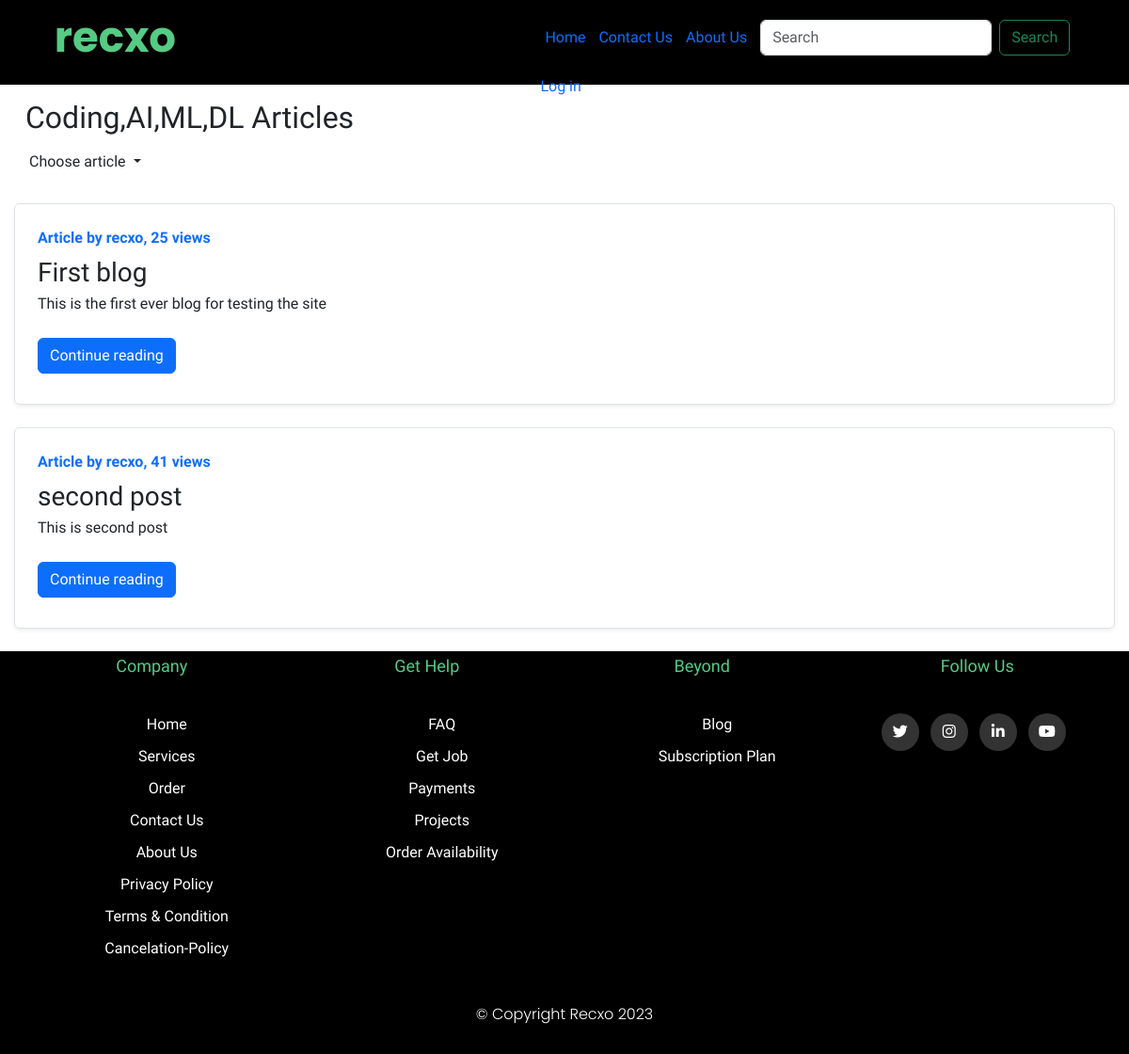
Page /blog/ on the earlier database version.
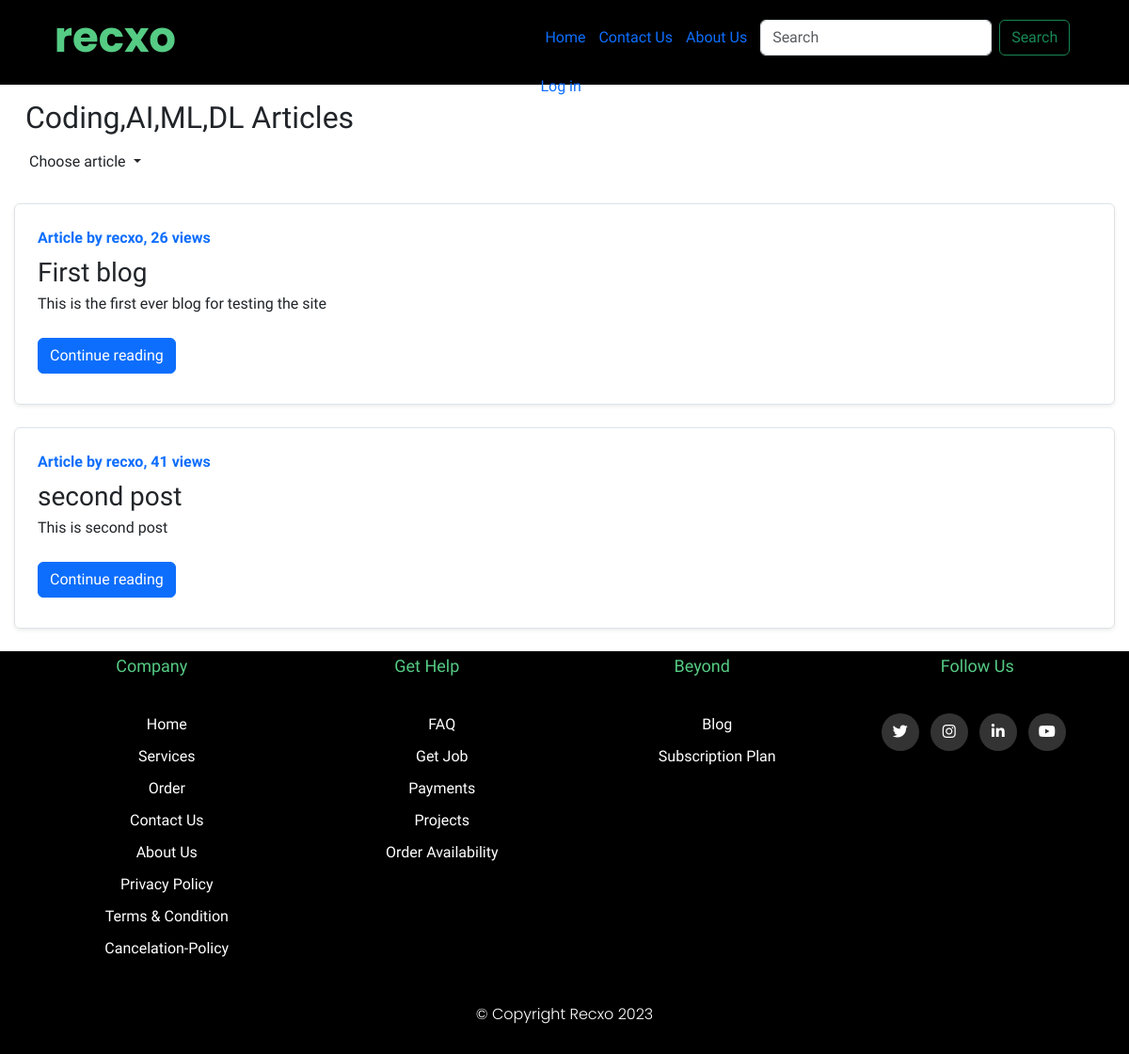
Same page on the later database version.
### Blog/models.py (models this page shows, shortened)
class Post(models.Model):
    sno = models.AutoField(primary_key=True)
    title = models.CharField(max_length=200)
    content = models.TextField()
    author = models.CharField(max_length=13)
    slug = models.CharField(max_length=130)
    views= models.IntegerField(default=0)
    timestamp = models.DateTimeField(blank=True)

### Blog/views.py (the view)
# urls.py: path('', views.blogHome,name='blogHome'),
def blogHome(request):
    allPosts = Post.objects.all()
    context = {'allPosts': allPosts}
    return render(request, 'blog/blogHome.html', context)

### templates/blog/blogHome.html (shortened to what this page needs)
{% extends 'blog_base.html' %} {% block title %} blog{% endblock title %}
{% block blogactive %}active{% endblock blogactive %} {% block body %}
<div class="container my-3">
  <span>
    <h2>Coding,AI,ML,DL Articles</h2>
  </span>
  <span>
    <ul class="navbar-nav ml-auto mx-1">
      <li class="nav-item dropdown ">
        <a class="nav-link dropdown-toggle" href="#" role="button" data-bs-toggle="dropdown" aria-expanded="false">
          Choose article
        </a>
      </li>
    </ul>
  </span>
  {% for post in allPosts %}
  <div class="row no-gutters border rounded overflow-hidden flex-md-row mb-4 shadow-sm h-md-250 my-4 position-relative">
    <div class="col p-4 d-flex flex-column position-static">
      <strong class="d-inline-block mb-2 text-primary">Article by {{post.author}}, {{post.views}} views</strong>
      <h3 class="mb-0">{{post.title}}</h3>
      <p class="card-text mb-auto">
          <div class="preview">
          {{post.content|safe| truncatechars:500}}
        </div>
        </p>
      <div class="my-2">
        <a href="/blog/{{post.slug}}" role="button" class="btn btn-primary">Continue reading</a>
      </div>
    </div>
  </div>
  {% endfor %}
</div>
  {% endblock body %}

Differences in the rows shown:
changed Post "First blog": views "25" → "26"
